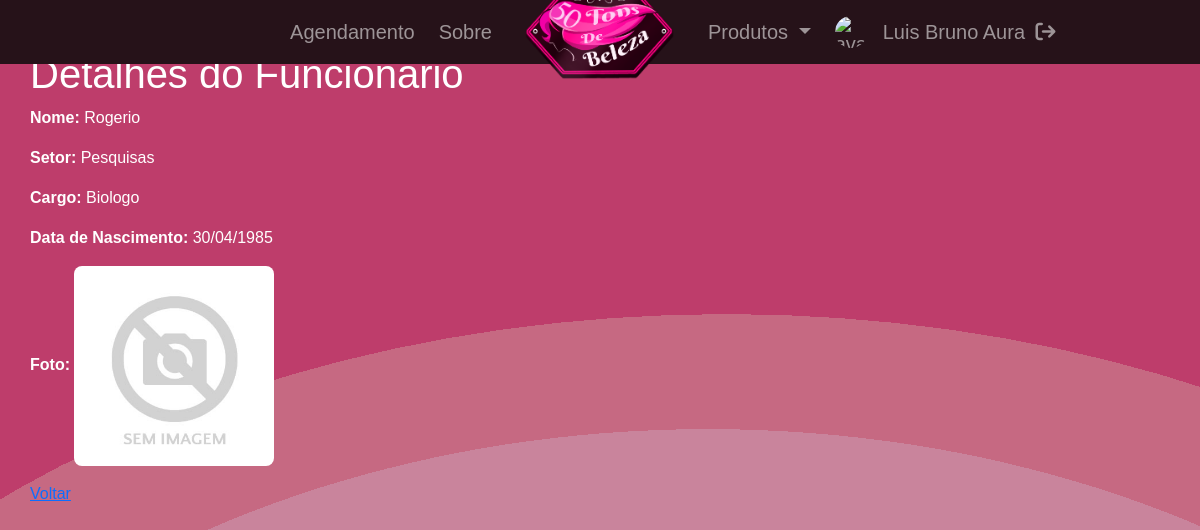
The app's page /funcionarios/view.php?id=6 (signed in) with its own data.
### tables this page shows
CREATE TABLE IF NOT EXISTS funcionarios (
  id int(11) NOT NULL AUTO_INCREMENT PRIMARY KEY,
  Nome varchar(50) NOT NULL,
  Setor varchar(50) NOT NULL,
  Cargo varchar(20) NOT NULL,
  DataNasc datetime NOT NULL,
  Foto varchar(30) NOT NULL,
	created datetime NOT NULL,
  modified datetime NOT NULL
);

### inc/database.php (called while the page is built, shortened)
<?php
    global $pdo_connection;
    function open_database() {
        global $pdo_connection;
        try {
            if ($pdo_connection === null) {
                $dsn = "mysql:host=" . DB_HOST . ";dbname=" . DB_NAME . ";charset=utf8mb4";
                $pdo_connection = new PDO($dsn, DB_USER, DB_PASSWORD, [
                    PDO::ATTR_ERRMODE => PDO::ERRMODE_EXCEPTION,
                    PDO::ATTR_DEFAULT_FETCH_MODE => PDO::FETCH_ASSOC,
                    PDO::ATTR_EMULATE_PREPARES => false,
                ]);
            }
            return $pdo_connection;
        } catch (PDOException $e) {
            echo "Erro de conexão: " . $e->getMessage();
            return null;
        }
    }
  function find( $table = null, $id = null ) {
    $database = open_database();
    $found = null;
    try {
      if ($id) {
        $sql = "SELECT * FROM " . $table . " WHERE id = ?";
        $stmt = $database->prepare($sql);
        $stmt->execute([$id]);
        $found = $stmt->fetch();
      } else {
        $sql = "SELECT * FROM " . $table;
        $stmt = $database->prepare($sql);
        $stmt->execute();
        $found = $stmt->fetchAll();
      }
    } catch (PDOException $e) {
      $_SESSION['message'] = $e->getMessage();
      $_SESSION['type'] = 'danger';
    }
    return $found;
  }
?>

### funcionarios/view.php (the view, shortened to what this page needs)
<?php
if (isset($_GET['id'])) {
    $funcionario = find('funcionarios', $_GET['id']);
}
?>
<?php if ($funcionario): ?>
    <h1>Detalhes do Funcionário</h1>
    <p><b>Nome:</b> <?php echo $funcionario['Nome']; ?></p>
    <p><b>Setor:</b> <?php echo $funcionario['Setor']; ?></p>
    <p><b>Cargo:</b> <?php echo $funcionario['Cargo']; ?></p>
    <p><b>Data de Nascimento:</b> <?php echo date('d/m/Y', strtotime($funcionario['DataNasc'])); ?></p>
    <p><b>Foto:</b>
        <?php if (!empty($funcionario['Foto']) && file_exists('fotos/' . $funcionario['Foto'])): ?>
            <img src="fotos/<?php echo htmlspecialchars($funcionario['Foto']); ?>" alt="Foto do Funcionário" style="width:200px; height:200px; object-fit:cover; border-radius:8px;">
        <?php else: ?>
            <img src="fotos/semimagem.jpg" alt="Sem foto" style="width:200px; height:200px; object-fit:cover; border-radius:8px;">
        <?php endif; ?>
    </p>
    <a href="index.php">Voltar</a>
<?php else: ?>
    <p>Funcionário não encontrado.</p>
<?php endif; ?>

### css/style.css (style rules this page uses)
body { font-family: "Gill Sans", "Gill Sans MT", Calibri, sans-serif; background-image: url('../img/fundo.jpg'); background-repeat: no-repeat; background-attachment: fixed; background-size: inherit; background-position: center; padding-top: 50px; padding-bottom: 0px; color: #ffffff; }

### records on screen
funcionarios: Nome "Rogerio", Setor "Pesquisas", Cargo "Biologo", DataNasc "30/04/1985"

### other values on screen
$_SESSION['nome'] "Luis Bruno Aura"
